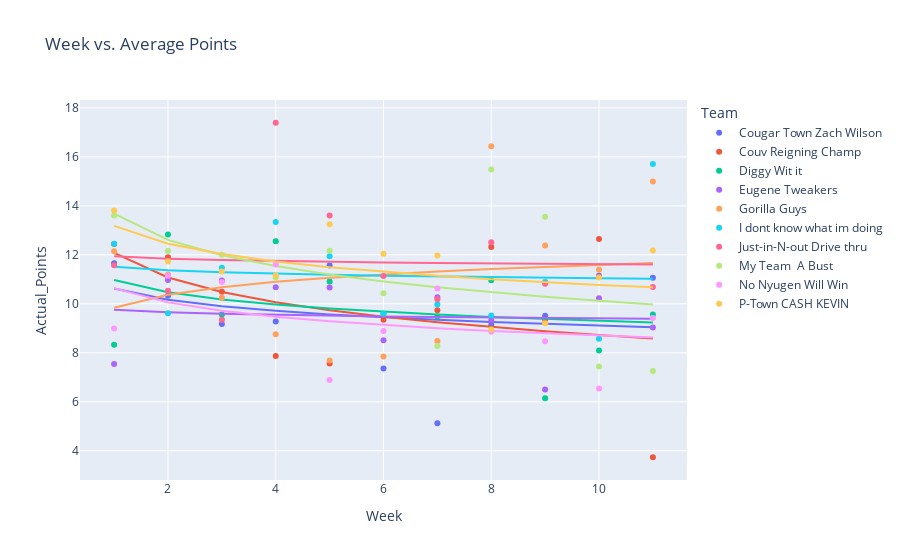

The notebook cell saved with this chart:
### Code cell
import plotly.io as pio
pio.renderers
plot = px.scatter(test_df, x = 'Week', y = 'Actual_Points', color = 'Team', trendline='ols', trendline_options=dict(log_x=True), title='Week vs. Average Points')

plot.show()

### Figure 1 — Plotly figure (JSON) as saved in the notebook; plotly's stock layout.template omitted (floating-point values rounded to 4 significant figures)
{"data": [{"hovertemplate": "Team=Cougar Town Zach Wilson<br>Week=%{x}<br>Actual_Points=%{y}<extra></extra>", "legendgroup": "Cougar Town Zach Wilson", "marker": {"color": "#636efa", "symbol": "circle"}, "mode": "markers", "name": "Cougar Town Zach Wilson", "orientation": "v", "showlegend": true, "type": "scatter", "x": [1, 2, 3, 4, 5, 6, 7, 8, 9, 10, 11], "xaxis": "x", "y": [11.66, 10.33, 9.172, 9.279, 11.57, 7.354, 5.125, 9.137, 9.515, 11.15, 11.06], "yaxis": "y"}, {"hovertemplate": "<b>OLS trendline</b><br>Actual_Points = -1.51404 * log10(Week) + 10.6239<br>R<sup>2</sup>=0.061918<br><br>Team=Cougar Town Zach Wilson<br>Week=%{x}<br>Actual_Points=%{y} <b>(trend)</b><extra></extra>", "legendgroup": "Cougar Town Zach Wilson", "marker": {"color": "#636efa", "symbol": "circle"}, "mode": "lines", "name": "Cougar Town Zach Wilson", "showlegend": false, "type": "scatter", "x": [1, 2, 3, 4, 5, 6, 7, 8, 9, 10, 11], "xaxis": "x", "y": [10.62, 10.17, 9.901, 9.712, 9.566, 9.446, 9.344, 9.257, 9.179, 9.11, 9.047], "yaxis": "y"}, {"hovertemplate": "Team=Couv Reigning Champ<br>Week=%{x}<br>Actual_Points=%{y}<extra></extra>", "legendgroup": "Couv Reigning Champ", "marker": {"color": "#EF553B", "symbol": "circle"}, "mode": "markers", "name": "Couv Reigning Champ", "orientation": "v", "showlegend": true, "type": "scatter", "x": [1, 2, 3, 4, 5, 6, 7, 8, 9, 10, 11], "xaxis": "x", "y": [12.44, 11.9, 10.49, 7.869, 7.562, 9.349, 9.737, 12.32, 9.358, 12.64, 3.733], "yaxis": "y"}, {"hovertemplate": "<b>OLS trendline</b><br>Actual_Points = -3.35674 * log10(Week) + 12.0842<br>R<sup>2</sup>=0.163297<br><br>Team=Couv Reigning Champ<br>Week=%{x}<br>Actual_Points=%{y} <b>(trend)</b><extra></extra>", "legendgroup": "Couv Reigning Champ", "marker": {"color": "#EF553B", "symbol": "circle"}, "mode": "lines", "name": "Couv Reigning Champ", "showlegend": false, "type": "scatter", "x": [1, 2, 3, 4, 5, 6, 7, 8, 9, 10, 11], "xaxis": "x", "y": [12.08, 11.07, 10.48, 10.06, 9.738, 9.472, 9.247, 9.053, 8.881, 8.727, 8.589], "yaxis": "y"}, {"hovertemplate": "Team=Diggy Wit it<br>Week=%{x}<br>Actual_Points=%{y}<extra></extra>", "legendgroup": "Diggy Wit it", "marker": {"color": "#00cc96", "symbol": "circle"}, "mode": "markers", "name": "Diggy Wit it", "orientation": "v", "showlegend": true, "type": "scatter", "x": [1, 2, 3, 4, 5, 6, 7, 8, 9, 10, 11], "xaxis": "x", "y": [8.333, 12.83, 9.567, 12.56, 10.91, 9.592, 9.479, 10.96, 6.138, 8.092, 9.56], "yaxis": "y"}, {"hovertemplate": "<b>OLS trendline</b><br>Actual_Points = -1.67245 * log10(Week) + 10.976<br>R<sup>2</sup>=0.076866<br><br>Team=Diggy Wit it<br>Week=%{x}<br>Actual_Points=%{y} <b>(trend)</b><extra></extra>", "legendgroup": "Diggy Wit it", "marker": {"color": "#00cc96", "symbol": "circle"}, "mode": "lines", "name": "Diggy Wit it", "showlegend": false, "type": "scatter", "x": [1, 2, 3, 4, 5, 6, 7, 8, 9, 10, 11], "xaxis": "x", "y": [10.98, 10.47, 10.18, 9.969, 9.807, 9.675, 9.563, 9.466, 9.38, 9.304, 9.234], "yaxis": "y"}, {"hovertemplate": "Team=Eugene Tweakers<br>Week=%{x}<br>Actual_Points=%{y}<extra></extra>", "legendgroup": "Eugene Tweakers", "marker": {"color": "#ab63fa", "symbol": "circle"}, "mode": "markers", "name": "Eugene Tweakers", "orientation": "v", "showlegend": true, "type": "scatter", "x": [1, 2, 3, 4, 5, 6, 7, 8, 9, 10, 11], "xaxis": "x", "y": [7.546, 10.97, 10.95, 10.67, 10.66, 8.509, 10.27, 9.314, 6.5, 10.23, 9.033], "yaxis": "y"}, {"hovertemplate": "<b>OLS trendline</b><br>Actual_Points = -0.350856 * log10(Week) + 9.75729<br>R<sup>2</sup>=0.005809<br><br>Team=Eugene Tweakers<br>Week=%{x}<br>Actual_Points=%{y} <b>(trend)</b><extra></extra>", "legendgroup": "Eugene Tweakers", "marker": {"color": "#ab63fa", "symbol": "circle"}, "mode": "lines", "name": "Eugene Tweakers", "showlegend": false, "type": "scatter", "x": [1, 2, 3, 4, 5, 6, 7, 8, 9, 10, 11], "xaxis": "x", "y": [9.757, 9.652, 9.59, 9.546, 9.512, 9.484, 9.461, 9.44, 9.422, 9.406, 9.392], "yaxis": "y"}, {"hovertemplate": "Team=Gorilla Guys<br>Week=%{x}<br>Actual_Points=%{y}<extra></extra>", "legendgroup": "Gorilla Guys", "marker": {"color": "#FFA15A", "symbol": "circle"}, "mode": "markers", "name": "Gorilla Guys", "orientation": "v", "showlegend": true, "type": "scatter", "x": [1, 2, 3, 4, 5, 6, 7, 8, 9, 10, 11], "xaxis": "x", "y": [12.15, 11.2, 10.25, 8.756, 7.686, 7.85, 8.479, 16.44, 12.38, 11.39, 15.0], "yaxis": "y"}, {"hovertemplate": "<b>OLS trendline</b><br>Actual_Points = 1.75103 * log10(Week) + 9.84288<br>R<sup>2</sup>=0.039253<br><br>Team=Gorilla Guys<br>Week=%{x}<br>Actual_Points=%{y} <b>(trend)</b><extra></extra>", "legendgroup": "Gorilla Guys", "marker": {"color": "#FFA15A", "symbol": "circle"}, "mode": "lines", "name": "Gorilla Guys", "showlegend": false, "type": "scatter", "x": [1, 2, 3, 4, 5, 6, 7, 8, 9, 10, 11], "xaxis": "x", "y": [9.843, 10.37, 10.68, 10.9, 11.07, 11.21, 11.32, 11.42, 11.51, 11.59, 11.67], "yaxis": "y"}, {"hovertemplate": "Team=I dont know what im doing<br>Week=%{x}<br>Actual_Points=%{y}<extra></extra>", "legendgroup": "I dont know what im doing", "marker": {"color": "#19d3f3", "symbol": "circle"}, "mode": "markers", "name": "I dont know what im doing", "orientation": "v", "showlegend": true, "type": "scatter", "x": [1, 2, 3, 4, 5, 6, 7, 8, 9, 10, 11], "xaxis": "x", "y": [12.45, 9.61, 11.48, 13.34, 11.95, 9.593, 9.976, 9.522, 10.89, 8.573, 15.71], "yaxis": "y"}, {"hovertemplate": "<b>OLS trendline</b><br>Actual_Points = -0.463436 * log10(Week) + 11.5097<br>R<sup>2</sup>=0.005165<br><br>Team=I dont know what im doing<br>Week=%{x}<br>Actual_Points=%{y} <b>(trend)</b><extra></extra>", "legendgroup": "I dont know what im doing", "marker": {"color": "#19d3f3", "symbol": "circle"}, "mode": "lines", "name": "I dont know what im doing", "showlegend": false, "type": "scatter", "x": [1, 2, 3, 4, 5, 6, 7, 8, 9, 10, 11], "xaxis": "x", "y": [11.51, 11.37, 11.29, 11.23, 11.19, 11.15, 11.12, 11.09, 11.07, 11.05, 11.03], "yaxis": "y"}, {"hovertemplate": "Team=Just-in-N-out Drive thru<br>Week=%{x}<br>Actual_Points=%{y}<extra></extra>", "legendgroup": "Just-in-N-out Drive thru", "marker": {"color": "#FF6692", "symbol": "circle"}, "mode": "markers", "name": "Just-in-N-out Drive thru", "orientation": "v", "showlegend": true, "type": "scatter", "x": [1, 2, 3, 4, 5, 6, 7, 8, 9, 10, 11], "xaxis": "x", "y": [11.58, 10.54, 9.353, 17.4, 13.61, 11.14, 10.19, 12.52, 10.82, 11.09, 10.69], "yaxis": "y"}, {"hovertemplate": "<b>OLS trendline</b><br>Actual_Points = -0.319352 * log10(Week) + 11.9402<br>R<sup>2</sup>=0.002206<br><br>Team=Just-in-N-out Drive thru<br>Week=%{x}<br>Actual_Points=%{y} <b>(trend)</b><extra></extra>", "legendgroup": "Just-in-N-out Drive thru", "marker": {"color": "#FF6692", "symbol": "circle"}, "mode": "lines", "name": "Just-in-N-out Drive thru", "showlegend": false, "type": "scatter", "x": [1, 2, 3, 4, 5, 6, 7, 8, 9, 10, 11], "xaxis": "x", "y": [11.94, 11.84, 11.79, 11.75, 11.72, 11.69, 11.67, 11.65, 11.64, 11.62, 11.61], "yaxis": "y"}, {"hovertemplate": "Team=My Team  A Bust<br>Week=%{x}<br>Actual_Points=%{y}<extra></extra>", "legendgroup": "My Team  A Bust", "marker": {"color": "#B6E880", "symbol": "circle"}, "mode": "markers", "name": "My Team  A Bust", "orientation": "v", "showlegend": true, "type": "scatter", "x": [1, 2, 3, 4, 5, 6, 7, 8, 9, 10, 11], "xaxis": "x", "y": [13.61, 12.17, 12.01, 11.07, 12.17, 10.44, 8.278, 15.49, 13.55, 7.438, 7.251], "yaxis": "y"}, {"hovertemplate": "<b>OLS trendline</b><br>Actual_Points = -3.55961 * log10(Week) + 13.6841<br>R<sup>2</sup>=0.186491<br><br>Team=My Team  A Bust<br>Week=%{x}<br>Actual_Points=%{y} <b>(trend)</b><extra></extra>", "legendgroup": "My Team  A Bust", "marker": {"color": "#B6E880", "symbol": "circle"}, "mode": "lines", "name": "My Team  A Bust", "showlegend": false, "type": "scatter", "x": [1, 2, 3, 4, 5, 6, 7, 8, 9, 10, 11], "xaxis": "x", "y": [13.68, 12.61, 11.99, 11.54, 11.2, 10.91, 10.68, 10.47, 10.29, 10.12, 9.977], "yaxis": "y"}, {"hovertemplate": "Team=No Nyugen Will Win<br>Week=%{x}<br>Actual_Points=%{y}<extra></extra>", "legendgroup": "No Nyugen Will Win", "marker": {"color": "#FF97FF", "symbol": "circle"}, "mode": "markers", "name": "No Nyugen Will Win", "orientation": "v", "showlegend": true, "type": "scatter", "x": [1, 2, 3, 4, 5, 6, 7, 8, 9, 10, 11], "xaxis": "x", "y": [8.994, 11.15, 10.89, 11.61, 6.888, 8.887, 10.63, 8.854, 8.475, 6.546, 9.422], "yaxis": "y"}, {"hovertemplate": "<b>OLS trendline</b><br>Actual_Points = -1.93507 * log10(Week) + 10.6412<br>R<sup>2</sup>=0.141988<br><br>Team=No Nyugen Will Win<br>Week=%{x}<br>Actual_Points=%{y} <b>(trend)</b><extra></extra>", "legendgroup": "No Nyugen Will Win", "marker": {"color": "#FF97FF", "symbol": "circle"}, "mode": "lines", "name": "No Nyugen Will Win", "showlegend": false, "type": "scatter", "x": [1, 2, 3, 4, 5, 6, 7, 8, 9, 10, 11], "xaxis": "x", "y": [10.64, 10.06, 9.718, 9.476, 9.289, 9.135, 9.006, 8.894, 8.795, 8.706, 8.626], "yaxis": "y"}, {"hovertemplate": "Team=P-Town CASH KEVIN<br>Week=%{x}<br>Actual_Points=%{y}<extra></extra>", "legendgroup": "P-Town CASH KEVIN", "marker": {"color": "#FECB52", "symbol": "circle"}, "mode": "markers", "name": "P-Town CASH KEVIN", "orientation": "v", "showlegend": true, "type": "scatter", "x": [1, 2, 3, 4, 5, 6, 7, 8, 9, 10, 11], "xaxis": "x", "y": [13.81, 11.73, 11.32, 11.15, 13.25, 12.05, 11.97, 8.953, 9.203, 11.07, 12.18], "yaxis": "y"}, {"hovertemplate": "<b>OLS trendline</b><br>Actual_Points = -2.40809 * log10(Week) + 13.1818<br>R<sup>2</sup>=0.281601<br><br>Team=P-Town CASH KEVIN<br>Week=%{x}<br>Actual_Points=%{y} <b>(trend)</b><extra></extra>", "legendgroup": "P-Town CASH KEVIN", "marker": {"color": "#FECB52", "symbol": "circle"}, "mode": "lines", "name": "P-Town CASH KEVIN", "showlegend": false, "type": "scatter", "x": [1, 2, 3, 4, 5, 6, 7, 8, 9, 10, 11], "xaxis": "x", "y": [13.18, 12.46, 12.03, 11.73, 11.5, 11.31, 11.15, 11.01, 10.88, 10.77, 10.67], "yaxis": "y"}], "layout": {"legend": {"title": {"text": "Team"}, "tracegroupgap": 0}, "title": {"text": "Week vs. Average Points"}, "xaxis": {"anchor": "y", "domain": [0, 1], "title": {"text": "Week"}}, "yaxis": {"anchor": "x", "domain": [0, 1], "title": {"text": "Actual_Points"}}}}
